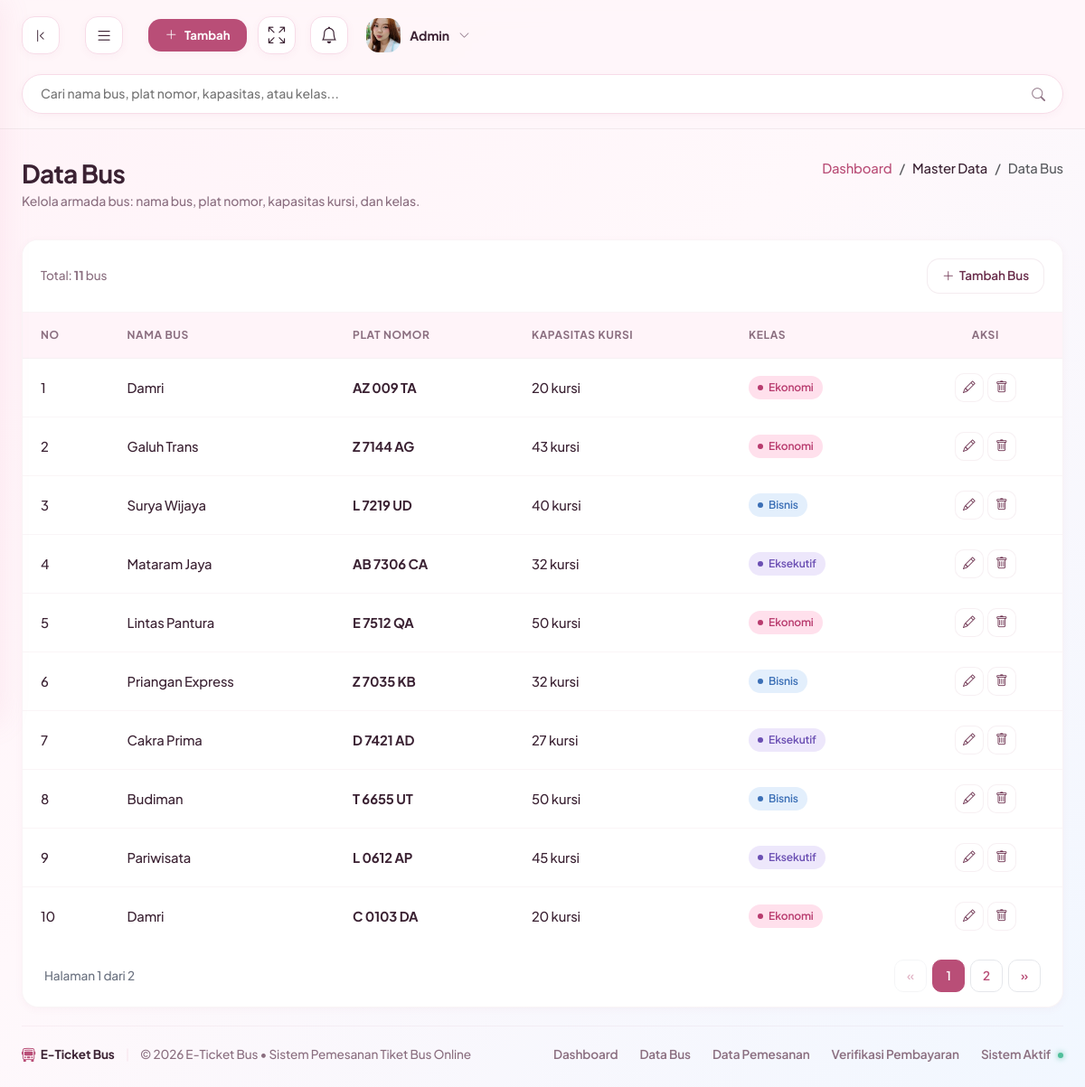
The page /admin/index.php?page=bus (signed in) on the database its author committed.
### tables this page shows
CREATE TABLE `buses` (
  `id` int NOT NULL,
  `nama_bus` varchar(255) NOT NULL,
  `plat_nomor` varchar(50) NOT NULL,
  `kapasitas_kursi` bigint NOT NULL,
  `kelas` varchar(50) NOT NULL,
  `tata_letak` varchar(10) DEFAULT NULL,
  `fasilitas` varchar(255) DEFAULT NULL,
  `foto` varchar(255) DEFAULT NULL
);

### admin/login/auth.php (called while the page is built, shortened)
<?php
if (!function_exists('param_str')) {
    function param_str(string $kunci, string $bawaan = '', string $sumber = 'GET', int $maks = 100): string
    {
        $data  = $sumber === 'POST' ? $_POST : $_GET;
        $nilai = $data[$kunci] ?? $bawaan;
        return mb_substr(trim($nilai), 0, $maks, 'UTF-8');
    }
}
if (!function_exists('param_enum')) {
    function param_enum(string $kunci, array $boleh, string $bawaan = '', string $sumber = 'GET'): string
    {
        $nilai = param_str($kunci, $bawaan, $sumber, 50);
        return in_array($nilai, $boleh, true) ? $nilai : $bawaan;
    }
}
if (!function_exists('param_id')) {
    function param_id(string $kunci, string $sumber = 'GET'): int
    {
        $nilai = param_str($kunci, '0', $sumber, 12);
        return ctype_digit($nilai) ? (int) $nilai : 0;
    }
}

### admin/components/pencarian.php (called while the page is built, shortened)
<?php
if (!function_exists('syarat_cari')) {
    function syarat_cari(array $kolom, string $cari, string &$tipe, array &$param): string
    {
        $kata = preg_split('/\s+/u', trim($cari), -1, PREG_SPLIT_NO_EMPTY) ?: [];
        $kata = array_slice($kata, 0, 6);
        if (!$kolom || !$kata) {
            return '';
        }
        $sql = '';
        return $sql;
    }
}
        ?>

### admin/pages/bus/bus.php (the view, shortened to what this page needs)
<?php
include_once __DIR__ . '/../../database/koneksi.php';
include_once __DIR__ . '/../../components/pagination.php';
include_once __DIR__ . '/../../components/pencarian.php';
$daftar_kelas = ['Eksekutif', 'Bisnis', 'Ekonomi'];
$kelas = param_enum('kelas', $daftar_kelas);
$cari  = param_cari();
$tipe  = '';
$param = [];
$where = ' WHERE 1=1';
$where .= syarat_cari(['nama_bus', 'plat_nomor', "REPLACE(plat_nomor, ' ', '')", 'CAST(kapasitas_kursi AS CHAR)', 'kelas'], $cari, $tipe, $param);
$stmt = $koneksi->prepare("SELECT COUNT(*) AS t FROM buses $where");
$stmt->execute();
$total = (int) $stmt->get_result()->fetch_assoc()['t'];
[$per_halaman, $offset] = paginasi($total);
$stmt = $koneksi->prepare("SELECT * FROM buses $where ORDER BY id DESC LIMIT ? OFFSET ?");
$tipe .= 'ii'; $param[] = (int) $per_halaman; $param[] = (int) $offset;
$stmt->bind_param($tipe, ...$param);
$stmt->execute();
$hasil = $stmt->get_result();
$judul   = $kelas !== '' ? "Data Bus Kelas $kelas" : 'Data Bus';
?>
<div class="page-header">
  <div>
    <h1 class="page-title"><?= htmlspecialchars($judul) ?></h1>
    <p class="page-subtitle">Kelola armada bus: nama bus, plat nomor, kapasitas kursi, dan kelas.</p>
  </div>
  <nav aria-label="breadcrumb">
    <ol class="breadcrumb mb-0">
      <li class="breadcrumb-item"><a href="<?= BASE_URL ?>/admin/index.php" class="text-decoration-none text-muted-green">Dashboard</a></li>
      <li class="breadcrumb-item text-muted-green">Master Data</li>
      <li class="breadcrumb-item active text-main" aria-current="page"><?= htmlspecialchars($judul) ?></li>
    </ol>
  </nav>
</div>
<div class="table-card-custom">
  <div class="table-header-control">
    <div class="table-pagination-info">
      Total: <strong><?= $total ?></strong> bus<?= $kelas !== '' ? ' kelas ' . htmlspecialchars($kelas) : '' ?>
    </div>
    <div class="table-filter-group">
      <a href="<?= BASE_URL ?>/admin/index.php?page=bus&aksi=tambah" class="btn-table-action">
        <i class="bi bi-plus-lg"></i> Tambah Bus
      </a>
    </div>
  </div>
  <div class="table-responsive">
    <table class="table-custom">
      <thead>
        <tr>
          <th>No</th>
          <th>Nama Bus</th>
          <th>Plat Nomor</th>
          <th>Kapasitas Kursi</th>
          <th>Kelas</th>
          <th class="text-center">Aksi</th>
        </tr>
      </thead>
      <tbody>
        <?php $no = $offset + 1; while ($bus = $hasil->fetch_assoc()) : ?>
          <tr>
            <td><?= $no++ ?></td>
            <td><?= htmlspecialchars($bus['nama_bus']) ?></td>
            <td class="table-order-id"><?= htmlspecialchars($bus['plat_nomor']) ?></td>
            <td><?= (int) $bus['kapasitas_kursi'] ?> kursi</td>
            <td><span class="badge-kelas kelas-<?= strtolower($bus['kelas']) ?>"><?= htmlspecialchars($bus['kelas']) ?></span></td>
            <td>
              <div class="d-flex justify-content-center gap-1">
                <a href="<?= BASE_URL ?>/admin/index.php?page=bus&aksi=update&id=<?= (int) $bus['id'] ?>" class="table-btn-action" title="Ubah"><i class="bi bi-pencil"></i></a>
                <form action="<?= BASE_URL ?>/admin/function/bus.php?aksi=hapus" method="post" class="d-inline" onsubmit="return confirm('Yakin hapus bus ini?')"><button type="submit" class="table-btn-action delete" title="Hapus"><i class="bi bi-trash"></i></button></form>
              </div>
            </td>
          </tr>
        <?php endwhile; ?>
      </tbody>
    </table>
  </div>
</div>

### admin/assets/css/main.css (style rules this page uses)
:root { --bs-body-bg: #FFF6FA; --bs-body-font-family: 'Plus Jakarta Sans', sans-serif; --brand-forest-dark: #6B2F4D; --brand-forest-medium: #B94E77; --brand-forest-light: #D98BAA; --brand-lime: #F6A9C7; --brand-lime-hover: #F28FB6; --brand-lime-translucent: rgba(246, 169, 199, 0.28); --text-main: #3B2233; --text-muted-green: #8B6F80; --text-sidebar-muted: #9C7A8E; --card-background: #FFFFFF; --brand-blue: #9CC4F0; --brand-blue-soft: #E7F1FE; --border-light: #F7DCE8; --border-dark-green: rgba(226, 116, 157, 0.18); --sys-green: #4FBF9A; --sys-green-bg: #DDF5EC; --sys-red: #E5546B; --sys-red-bg: #FDE2E7; --sys-orange: #F59E5B; --sys-orange-bg: #FFE9D6; --sidebar-width: 280px; --navbar-height: 80px; --radius-xxl: 24px; --radius-xl: 18px; --radius-lg: 14px; --radius-md: 10px; --radius-sm: 6px; --shadow-sm: 0 2px 8px rgba(185, 78, 119, 0.05); --shadow-md: 0 10px 30px rgba(185, 78, 119, 0.08); --shadow-lg: 0 20px 50px rgba(185, 78, 119, 0.14); }
body { background-color: var(--bs-body-bg); color: var(--text-main); font-family: var(--bs-body-font-family); font-size: 0.925rem; font-weight: 500; -webkit-font-smoothing: antialiased; letter-spacing: -0.01em; }
h1, h2, h3, h4, h5, h6, .h1, .h2, .h3, .h4, .h5, .h6 { color: var(--text-main); font-weight: 700; letter-spacing: -0.025em; }
a { color: var(--brand-forest-medium); text-decoration: none; transition: all 0.25s ease-in-out; }
.page-header { display: flex; align-items: flex-start; justify-content: space-between; margin-bottom: 2rem; flex-wrap: wrap; gap: 1.5rem; }
.page-title { font-size: 1.75rem; margin-bottom: 0.25rem; }
.page-subtitle { font-size: 0.875rem; color: var(--text-muted-green); margin-bottom: 0; }
.table-card-custom { background-color: #FFFFFF; border-radius: var(--radius-xl); border: 1px solid rgba(150, 70, 105, 0.06) !important; box-shadow: var(--shadow-sm); overflow: hidden; margin-bottom: 1.25rem !important; width: 100%; }
.table-custom { width: 100%; margin-bottom: 0; vertical-align: middle; border-collapse: collapse; }
.table-custom th, .table-custom td { padding: 1rem 1.25rem; border-bottom: 1px solid rgba(150, 70, 105, 0.05); white-space: nowrap; }
.table-custom th { background-color: #FFF4F9; color: var(--text-muted-green); font-size: 0.75rem; text-transform: uppercase; font-weight: 700; letter-spacing: 0.05em; border-bottom: 1px solid rgba(150, 70, 105, 0.08); }
.table-custom tbody tr { transition: background-color 0.2s ease-in-out; }
.table-custom tbody tr:last-child td { border-bottom: none; }
.table-header-control { background-color: #FFFFFF; padding: 1.25rem; border-bottom: 1px solid rgba(150, 70, 105, 0.06); display: flex; align-items: center; justify-content: space-between; flex-wrap: wrap; gap: 1rem; }
.table-filter-group { display: flex; align-items: center; gap: 0.75rem; }
.btn-table-action { background-color: #FFFFFF; border: 1px solid rgba(150, 70, 105, 0.1); color: var(--brand-forest-dark); font-size: 0.85rem; font-weight: 600; padding: 0.5rem 1rem; border-radius: var(--radius-lg); display: inline-flex; align-items: center; gap: 0.35rem; transition: all 0.2s ease-in-out; }
.table-btn-action { width: 32px; height: 32px; border-radius: var(--radius-md); border: 1px solid rgba(150, 70, 105, 0.08); background-color: #FFFFFF; color: var(--brand-forest-dark); display: inline-flex; align-items: center; justify-content: center; font-size: 0.85rem; transition: all 0.2s ease-in-out; text-decoration: none; }
.table-pagination-info { font-size: 0.85rem; color: var(--text-muted-green); }
.table-order-id { font-weight: 700; color: var(--text-main); }
body { background: linear-gradient(135deg, #FFF3F8 0%, #FFF8FB 45%, #F1F7FF 100%) fixed; }

### admin/pages/bus/bus.php (style rules this page uses)
.badge-kelas { display: inline-flex; align-items: center; gap: 6px; padding: 4px 10px; border-radius: 999px; font-size: 0.75rem; font-weight: 600; white-space: nowrap; }
.badge-kelas::before { content: ""; width: 6px; height: 6px; border-radius: 50%; background: currentColor; }
.kelas-ekonomi { background: #FFE0EC; color: #B83B6E; }
.kelas-bisnis { background: #E3EFFC; color: #3B6FB6; }
.kelas-eksekutif { background: #EDE7FB; color: #6B4FB3; }

### rows shown on the page
buses: nama_bus "Damri", plat_nomor "AZ 009 TA", kapasitas_kursi "20", kelas "Ekonomi"
buses: nama_bus "Galuh Trans", plat_nomor "Z 7144 AG", kapasitas_kursi "43", kelas "Ekonomi"
buses: nama_bus "Surya Wijaya", plat_nomor "L 7219 UD", kapasitas_kursi "40", kelas "Bisnis"
buses: nama_bus "Mataram Jaya", plat_nomor "AB 7306 CA", kapasitas_kursi "32", kelas "Eksekutif"
buses: nama_bus "Lintas Pantura", plat_nomor "E 7512 QA", kapasitas_kursi "50", kelas "Ekonomi"
buses: nama_bus "Priangan Express", plat_nomor "Z 7035 KB", kapasitas_kursi "32", kelas "Bisnis"
buses: nama_bus "Cakra Prima", plat_nomor "D 7421 AD", kapasitas_kursi "27", kelas "Eksekutif"
buses: nama_bus "Budiman", plat_nomor "T 6655 UT", kapasitas_kursi "50", kelas "Bisnis"
buses: nama_bus "Pariwisata", plat_nomor "L 0612 AP", kapasitas_kursi "45", kelas "Eksekutif"
buses: nama_bus "Damri", plat_nomor "C 0103 DA", kapasitas_kursi "20", kelas "Ekonomi"

### other values the page prints
$_SESSION['nama'] "Admin"
$judul "Data Bus"
$total "11"
$aktif "1"
$total_hal "2"
$n "1"
$n "2"
